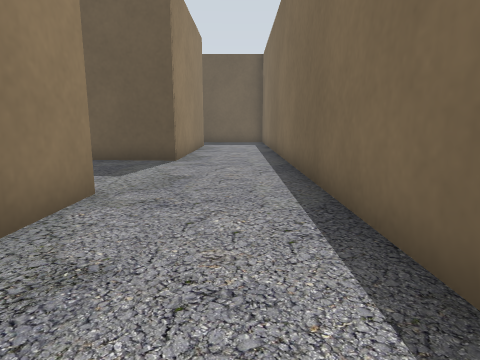
View 1 (above)

17 first-person views from a walk through a Gazebo world. The camera is 0.5 m above the floor, tilts 10° down and sees 75° across. The floor is counted in squares, 0.5 m on a side. Each view is taken from the middle of a square. On the plan, view 1 faces up. The plan holds only what a view shows up to about 12 squares ahead; the rest is blank. The place goes on beyond the plan.

View 2
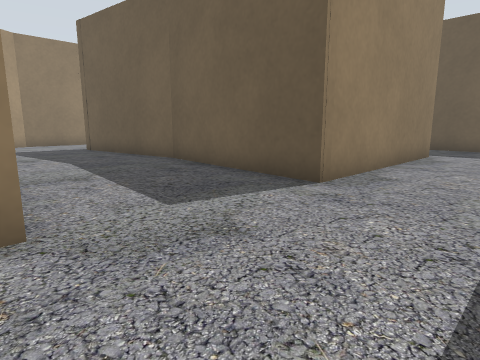

View 3
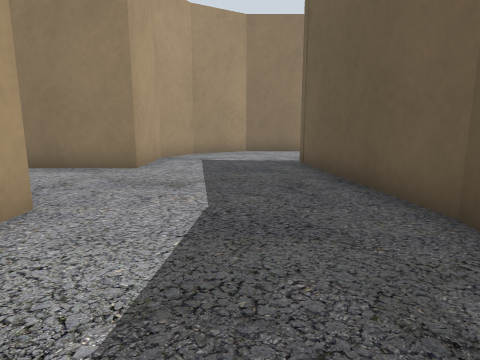

View 4
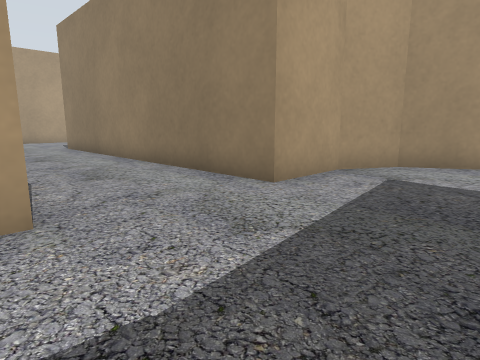

View 5
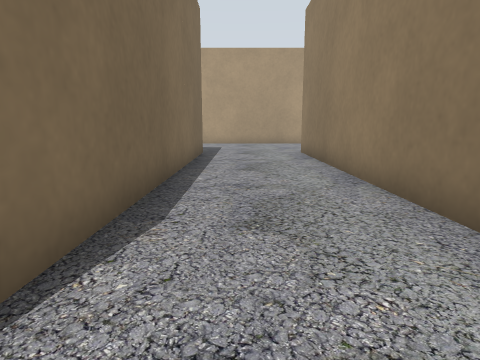

View 6
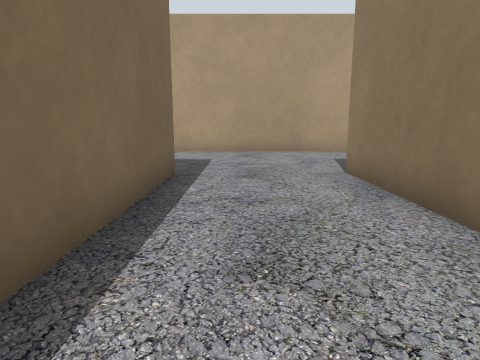

View 7
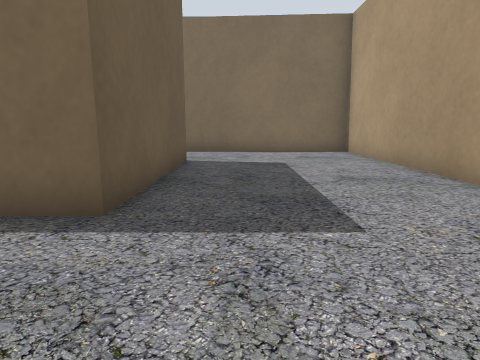

View 8
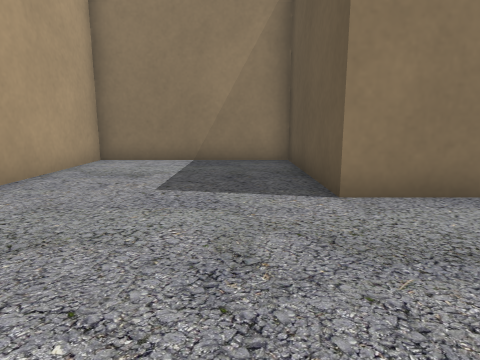

View 9
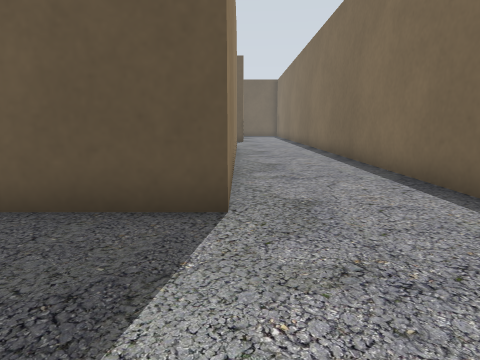

View 10
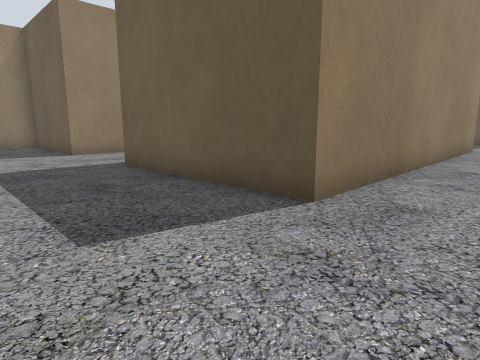

View 11
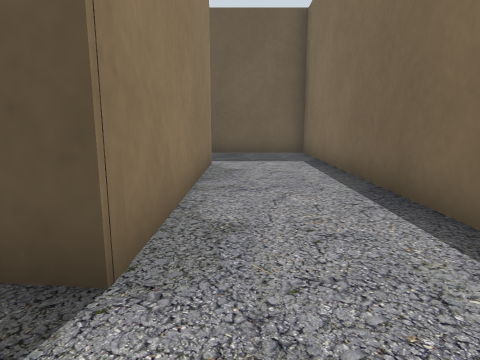

View 12
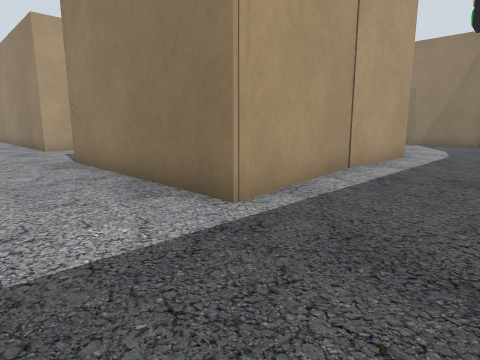

View 13
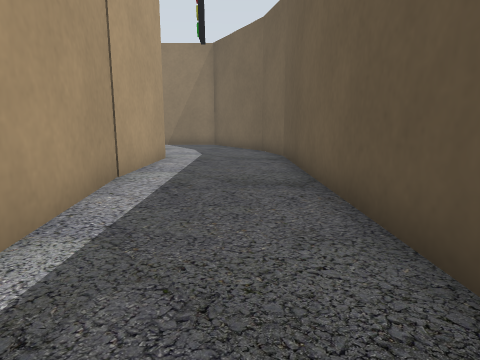

View 14
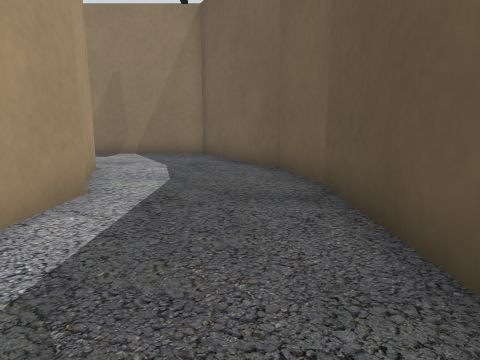

View 15
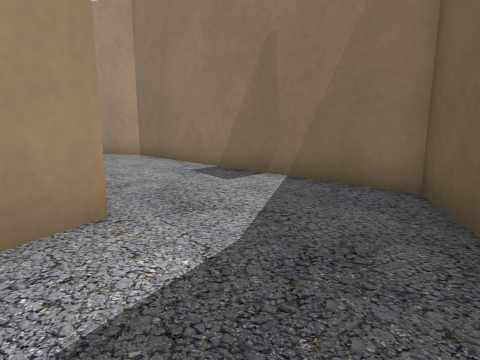

View 16
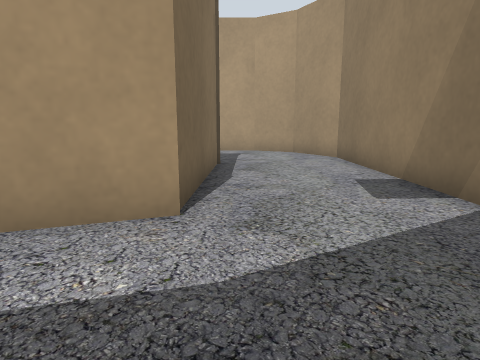

View 17
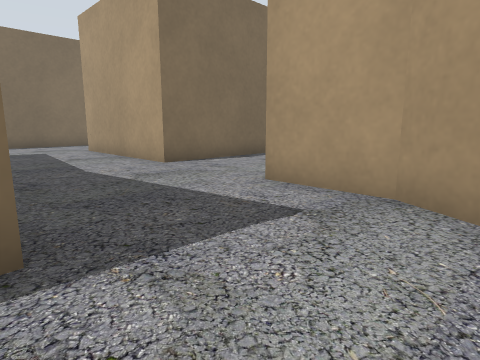

### Floor plan
Points are (right, up) in squares from view 1. A wall is a line through its corners. A room is listed if a view was taken in it or the views show most of it. See-through windows are left out.
Room 1 (views 1, 2, 3, 4, 5, 6, 7, 8, 9, 10, 11, 12, 13, 14, 15, 16, 17)
walls: (-7.6, 4.6) (-2.1, 4.6) (-2.1, -6.5) (-7.6, -6.5) (-7.6, 4.6); (-7.1, 9.3) (-12.5, 8.6); (-12.4, 8.9) (-12.3, 13.6) (-10.3, 14.3); (-6.1, 14.6) (-1.7, 15.2) (-1.8, 8.8) (-7.2, 9.3); (-9.6, 14.7) (-6, 14.7); (1.3, -6.8) (1.3, 18.4) (-10.2, 18.4) (-12.3, 17.9) (-16, 15.7) (-16, 7.2) (-15, 5.4) (-13.6, 4.6) (-11.3, 4.6) (-11.3, -6.5) (-16, -6.5) (-16, -12) (1, -12) (1.3, -6.5)

Where each view was taken, in squares from view 1:
view 1: 0 up, 0 right, facing up
view 2: 4 up, 1 right, facing up-left
view 3: 7 up, 4 left, facing left
view 4: 8 up, 7 left, facing down-left
view 5: 5 up, 9 left, facing down
view 6: 0 up, 9 left, facing down
view 7: 8 down, 11 left, facing right
view 8: 8 down, 7 left, facing left
view 9: 10 down, 2 left, facing up
view 10: 10 down, 0 right, facing up-left
view 11: 7 up, 1 left, facing up
view 12: 18 up, 1 right, facing down-left
view 13: 17 up, 0 right, facing left
view 14: 17 up, 5 left, facing left
view 15: 17 up, 11 left, facing down-left
view 16: 17 up, 13 left, facing down
view 17: 9 up, 15 left, facing down-right
